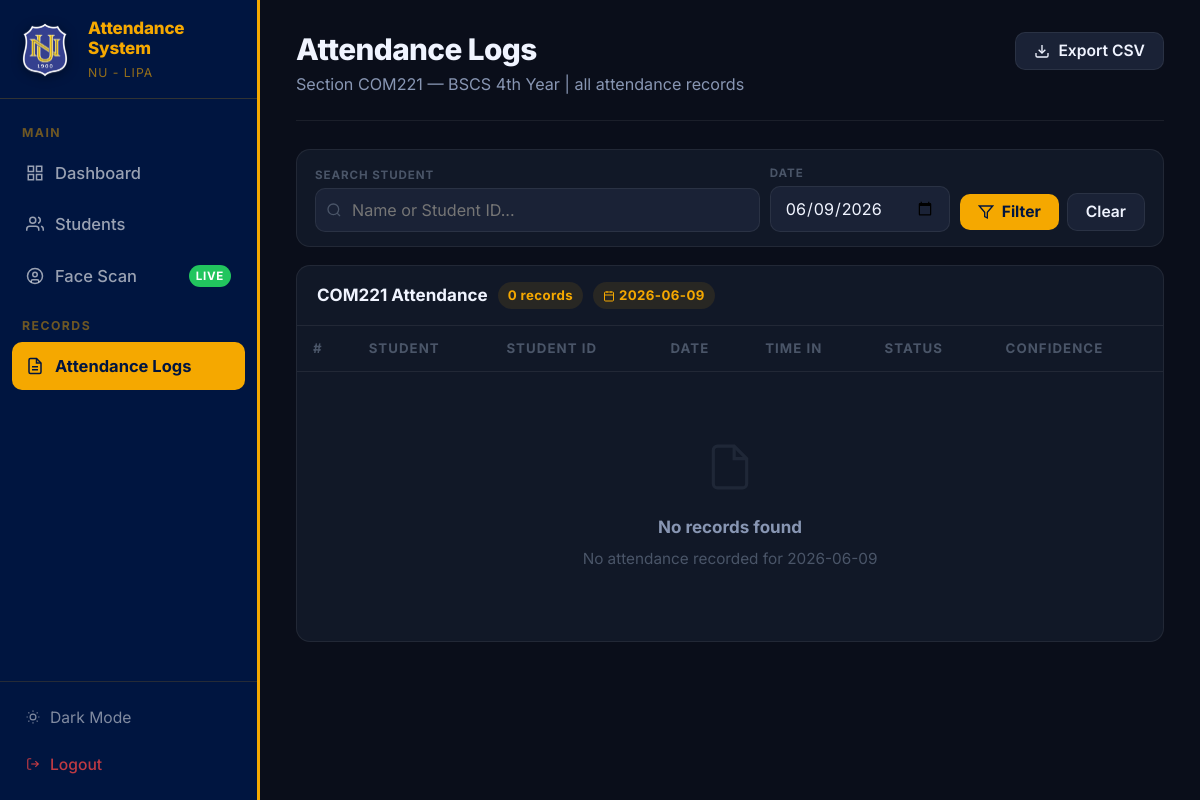
Before: /attendance-records (signed in) with the older database file.
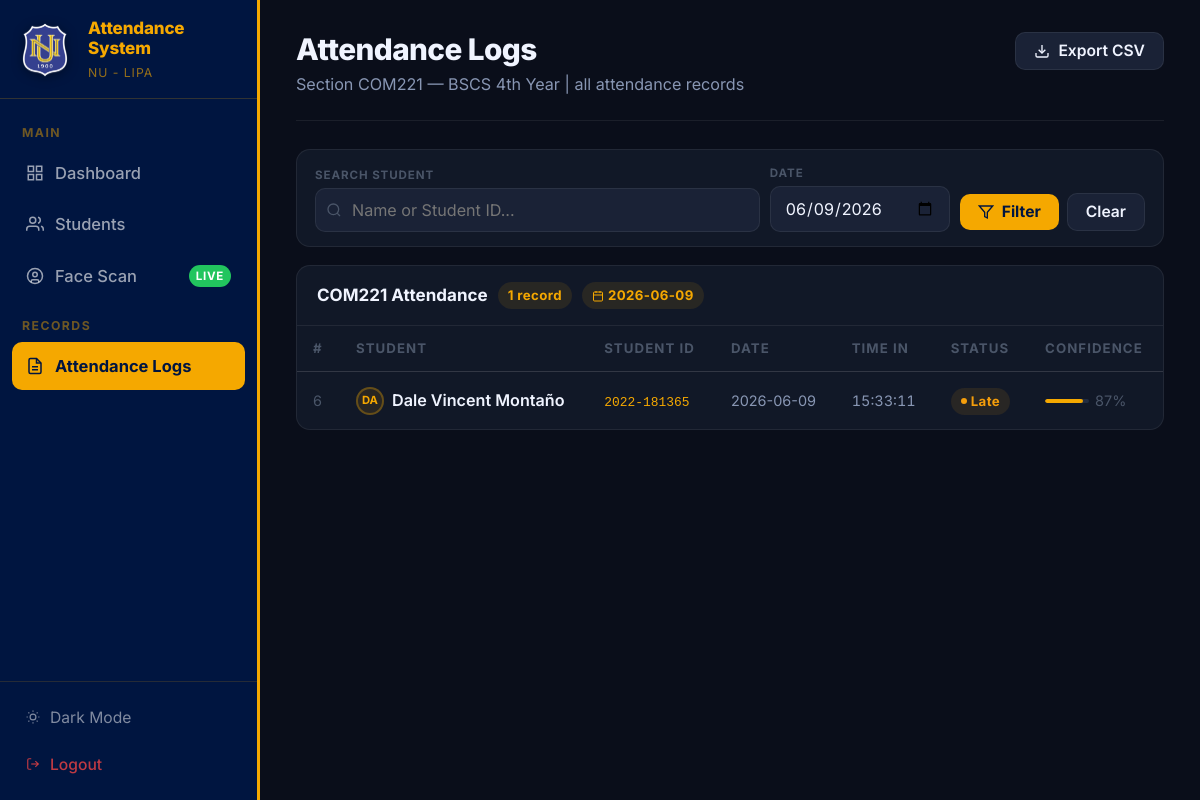
After: the same page with the newer database file.
### tables this page shows
CREATE TABLE attendance (
            id               INTEGER PRIMARY KEY AUTOINCREMENT,
            student_id       INTEGER NOT NULL,
            attendance_date  DATE    NOT NULL,
            time_in          TIME    NOT NULL,
            status           TEXT    NOT NULL DEFAULT 'Present',
            confidence_score REAL,
            FOREIGN KEY (student_id) REFERENCES students(id) ON DELETE CASCADE
        );

CREATE TABLE students (
            id             INTEGER PRIMARY KEY AUTOINCREMENT,
            student_number TEXT    NOT NULL UNIQUE,
            full_name      TEXT    NOT NULL,
            course         TEXT    NOT NULL,
            year_level     INTEGER NOT NULL,
            section        TEXT    NOT NULL,
            image_path     TEXT,
            created_at     DATETIME DEFAULT CURRENT_TIMESTAMP
        , face_embedding BLOB);

### app.py (the view)
@app.route('/attendance-records')
@login_required
def attendance_records():
    search   = request.args.get('search', '').strip()
    page     = max(1, int(request.args.get('page', 1)))
    per_page = 20
    today_str = date.today().isoformat()
    f_date    = request.args.get('date', '').strip()
    if not f_date:
        f_date = today_str   # always show today by default
    if request.args.get('export') == 'csv':
        return export_csv(search, f_date)
    where_clauses = ["s.section = 'COM221'"]
    params        = []
    if search:
        where_clauses.append("(s.full_name LIKE ? OR s.student_number LIKE ?)")
        params += [f'%{search}%', f'%{search}%']
    where_clauses.append("a.attendance_date = ?")
    params.append(f_date)
    where_sql = ("WHERE " + " AND ".join(where_clauses)) if where_clauses else ""
    base_query = f"""
        SELECT a.id, a.attendance_date, a.time_in, a.status, a.confidence_score,
               s.full_name, s.student_number, s.course, s.year_level, s.section
        FROM attendance a
        JOIN students s ON s.id = a.student_id
        {where_sql}
    """
    db          = get_db()
    total_count = db.execute(f"SELECT COUNT(*) FROM ({base_query})", params).fetchone()[0]
    total_pages = max(1, (total_count + per_page - 1) // per_page)
    page        = min(page, total_pages)
    offset      = (page - 1) * per_page
    records = db.execute(
        f"{base_query} ORDER BY a.attendance_date DESC, a.time_in DESC LIMIT ? OFFSET ?",
        params + [per_page, offset]
    ).fetchall()
    db.close()
    filters = {'search': search, 'date': f_date}
    return render_template(
        'records.html',
        records=records,
        filters=filters,
        page=page,
        per_page=per_page,
        total_count=total_count,
        total_pages=total_pages,
        today=today_str
    )

### app.py (called while the page is built)
def login_required(f):
    @wraps(f)
    def decorated(*args, **kwargs):
        if 'admin_id' not in session:
            if request.path.startswith('/api/'):
                return jsonify({'success': False, 'message': 'Session expired. Please refresh and log in again.'}), 401
            flash('Please log in to continue.', 'error')
            return redirect(url_for('login'))
        return f(*args, **kwargs)
    return decorated

### utils/database.py (called while the page is built)
def get_db():
    conn = sqlite3.connect(DB_PATH)
    conn.row_factory = sqlite3.Row
    conn.execute("PRAGMA foreign_keys = ON")
    return conn

### templates/records.html (shortened to what the changed rows need)
{% extends "layout.html" %}
{% block content %}
<div class="page-header">
  <div>
    <h1 class="page-title">Attendance Logs</h1>
  </div>
</div>
<div class="card">
  <div class="card-header">
    <div style="display:flex;align-items:center;gap:10px;">
      <h3 class="card-title">COM221 Attendance</h3>
      <span class="badge badge-accent">{{ total_count }} record{{ 's' if total_count != 1 else '' }}</span>
      <span class="badge badge-accent" style="background:var(--nu-gold-soft);color:var(--nu-gold);display:inline-flex;align-items:center;gap:4px;">
        <svg viewBox="0 0 24 24" fill="none" stroke="currentColor" stroke-width="2" width="12" height="12">
          <rect x="3" y="4" width="18" height="18" rx="2" ry="2"/>
          <line x1="16" y1="2" x2="16" y2="6"/>
          <line x1="8" y1="2" x2="8" y2="6"/>
          <line x1="3" y1="10" x2="21" y2="10"/>
        </svg>
        {{ filters.date }}
      </span>
    </div>
  </div>
  <div class="table-wrapper">
    <table>
      <thead>
        <tr>
          <th>#</th>
          <th>Student</th>
          <th>Student ID</th>
          <th>Date</th>
          <th>Time In</th>
          <th>Status</th>
          <th>Confidence</th>
        </tr>
      </thead>
      <tbody>
        {% if records %}
          {% for r in records %}
          <tr>
            <td class="text-muted text-sm">{{ r.id }}</td>
            <td>
              <div style="display:flex;align-items:center;gap:8px;">
                <div class="avatar" style="width:28px;height:28px;font-size:0.66rem;">{{ r.full_name[:2] }}</div>
                <span class="td-name">{{ r.full_name }}</span>
              </div>
            </td>
            <td><code style="font-size:0.76rem;color:var(--nu-gold);">{{ r.student_number }}</code></td>
            <td class="text-sm">{{ r.attendance_date }}</td>
            <td class="text-sm" style="font-variant-numeric:tabular-nums;">{{ r.time_in }}</td>
            <td>
              {% if r.status == 'Present' %}
                <span class="badge badge-success"><span class="badge-dot"></span>Present</span>
              {% elif r.status == 'Late' %}
                <span class="badge badge-warning"><span class="badge-dot"></span>Late</span>
              {% else %}
                <span class="badge badge-accent">{{ r.status }}</span>
              {% endif %}
            </td>
            <td>
              {% if r.confidence_score %}
                <div style="display:flex;align-items:center;gap:6px;">
                  <div style="height:4px;width:44px;background:var(--bg-surface-3);border-radius:999px;overflow:hidden;">
                    <div class="conf-bar" data-pct="{{ (r.confidence_score*100)|int }}"
                         style="height:100%;background:var(--nu-gold);border-radius:999px;width:0%;"></div>
                  </div>
                  <span class="text-sm text-muted">{{ (r.confidence_score*100)|int }}%</span>
                </div>
              {% else %}
                <span class="text-muted text-sm">—</span>
              {% endif %}
            </td>
          </tr>
          {% endfor %}
        {% else %}
          <tr>
            <td colspan="7">
              <div class="empty-state">
                <svg viewBox="0 0 24 24" fill="none" stroke="currentColor" stroke-width="1.5">
                  <path d="M14 2H6a2 2 0 0 0-2 2v16a2 2 0 0 0 2 2h12a2 2 0 0 0 2-2V8z"/>
                  <polyline points="14,2 14,8 20,8"/>
                </svg>
                <h3>No records found</h3>
                <p>{% if filters.search %}Try a different name or ID{% else %}No attendance recorded for {{ filters.date }}{% endif %}</p>
              </div>
            </td>
          </tr>
        {% endif %}
      </tbody>
    </table>
  </div>
</div>
{% endblock %}

Changed rows visible on the page:
added attendance: id "6", full_name "DA", full_name "Dale Vincent Montaño", student_number "2022-181365", attendance_date "2026-06-09", time_in "15:33:11", status "Late" (drawn), (r.confidence_score*100)|int "87"
Other visible differences:
{{ total_count }}: "0" → "1"
{{ 's' if total_count != 1 else '' }}: "s" → (not shown)
{{ filters.date }}: "2026-06-09" → (not shown)
text no longer shown: "No records found No attendance recorded for"
